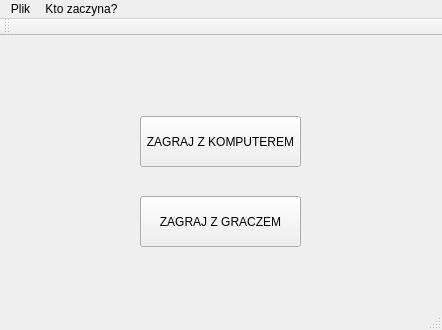
<?xml version="1.0" encoding="UTF-8"?>
<ui version="4.0">
 <class>MainWindow</class>
 <widget class="QMainWindow" name="MainWindow">
  <property name="geometry">
   <rect>
    <x>0</x>
    <y>0</y>
    <width>442</width>
    <height>330</height>
   </rect>
  </property>
  <property name="windowTitle">
   <string>MainWindow</string>
  </property>
  <widget class="QWidget" name="centralWidget">
   <widget class="QPushButton" name="pushButton_si">
    <property name="geometry">
     <rect>
      <x>140</x>
      <y>80</y>
      <width>161</width>
      <height>51</height>
     </rect>
    </property>
    <property name="text">
     <string>ZAGRAJ Z KOMPUTEREM</string>
    </property>
   </widget>
   <widget class="QPushButton" name="pushButton_gracz">
    <property name="geometry">
     <rect>
      <x>140</x>
      <y>160</y>
      <width>161</width>
      <height>51</height>
     </rect>
    </property>
    <property name="text">
     <string>ZAGRAJ Z GRACZEM</string>
    </property>
   </widget>
  </widget>
  <widget class="QMenuBar" name="menuBar">
   <property name="geometry">
    <rect>
     <x>0</x>
     <y>0</y>
     <width>442</width>
     <height>21</height>
    </rect>
   </property>
   <widget class="QMenu" name="menuSI_vs_SI">
    <property name="title">
     <string>Plik</string>
    </property>
    <addaction name="actionSI_vs_SI"/>
    <addaction name="actionZako_cz"/>
   </widget>
   <widget class="QMenu" name="menuKto_zaczyna">
    <property name="title">
     <string>Kto zaczyna?</string>
    </property>
    <addaction name="actionKomputer"/>
    <addaction name="actionGracz"/>
   </widget>
   <addaction name="menuSI_vs_SI"/>
   <addaction name="menuKto_zaczyna"/>
  </widget>
  <widget class="QToolBar" name="mainToolBar">
   <attribute name="toolBarArea">
    <enum>TopToolBarArea</enum>
   </attribute>
   <attribute name="toolBarBreak">
    <bool>false</bool>
   </attribute>
  </widget>
  <widget class="QStatusBar" name="statusBar"/>
  <action name="actionSI_vs_SI">
   <property name="checkable">
    <bool>false</bool>
   </property>
   <property name="checked">
    <bool>false</bool>
   </property>
   <property name="text">
    <string>SI vs SI</string>
   </property>
  </action>
  <action name="actionZako_cz">
   <property name="text">
    <string>Zakończ</string>
   </property>
  </action>
  <action name="actionKomputer">
   <property name="checkable">
    <bool>true</bool>
   </property>
   <property name="checked">
    <bool>true</bool>
   </property>
   <property name="text">
    <string>Komputer</string>
   </property>
  </action>
  <action name="actionGracz">
   <property name="checkable">
    <bool>true</bool>
   </property>
   <property name="text">
    <string>Gracz</string>
   </property>
  </action>
 </widget>
 <layoutdefault spacing="6" margin="11"/>
 <resources/>
 <connections/>
</ui>
